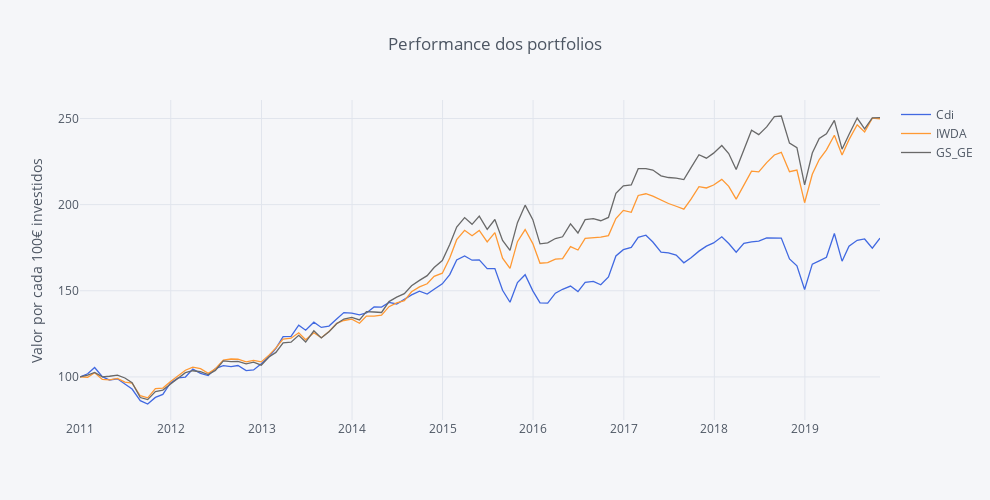

Source (notebook cell):
### Code cell
round(fundos_norm_sb, 2).iplot(yTitle='Valor por cada 100€ investidos', title='Performance dos portfolios',  colors=['royalblue', 'orange', 'dimgray'], dimensions = dimensions)
